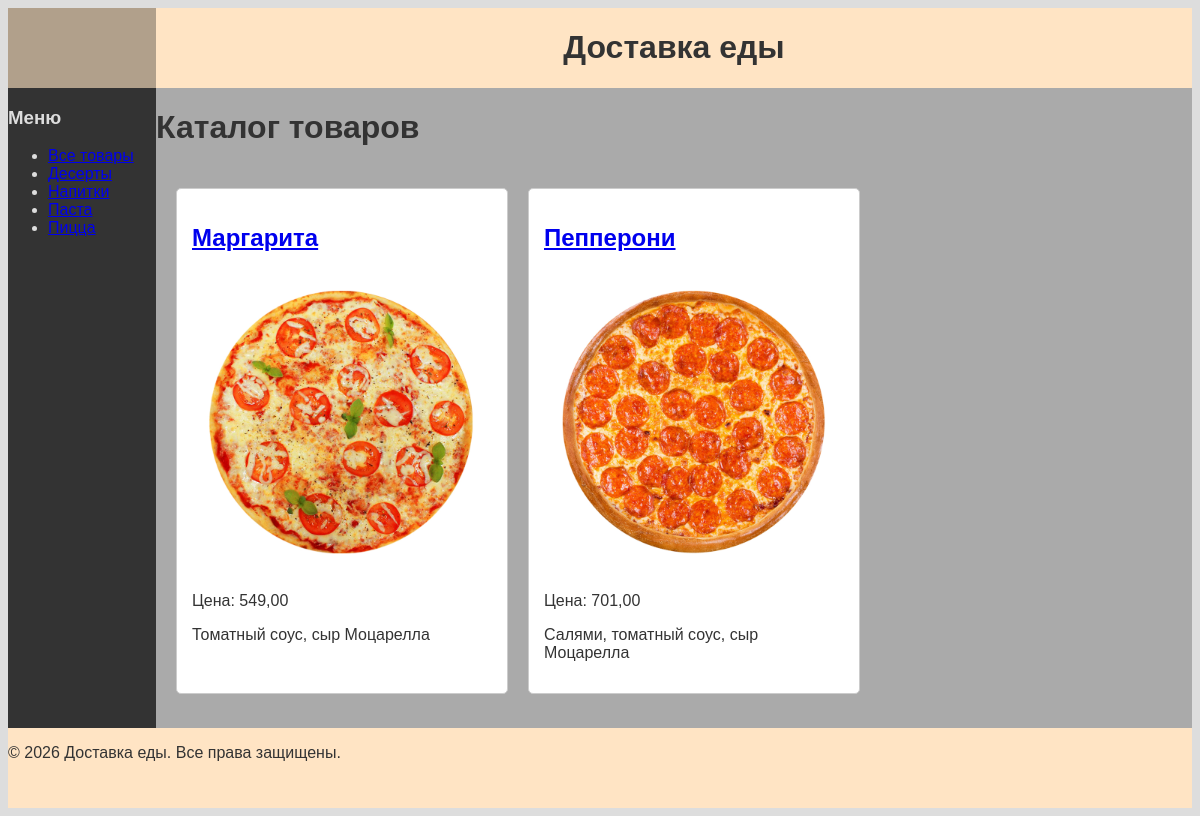
The app's page /pizza/ with its own data.
### catalog/models.py (models this page shows, shortened)
class Category(models.Model):
    name = models.CharField(max_length=64)
    slug = models.SlugField(max_length=64, unique=True, blank=True, null=True)
    class Meta:
        ordering = ['name']
    def get_absolute_url(self):
        return reverse("catalog:product_list_by_category", args=[self.slug])

class Product(models.Model):
    category = models.ForeignKey(Category, related_name='products', on_delete=models.CASCADE)
    name = models.CharField(max_length=128)
    description = models.TextField(blank=True)
    price = models.DecimalField(max_digits=10, decimal_places=2)
    image = models.ImageField(upload_to='products/%Y/%m', blank=True)
    created_at = models.DateTimeField(auto_now_add=True)
    updated_at = models.DateTimeField(auto_now=True)
    in_stock = models.BooleanField(default=True)
    slug = models.SlugField(max_length=128, unique=True, blank=True, null=True)
    class Meta:
        ordering = ['name']
    def get_absolute_url(self):
        return reverse('catalog:product_detail', args=[self.id, self.slug])

### catalog/views.py (the view)
# urls.py: path('', product_list, name="product_list"),
def product_list(request, category_slug=None):
    category = None
    categories = Category.objects.all()
    if category_slug:
        category = get_object_or_404(Category, slug=category_slug)
        products = Product.objects.filter(in_stock=True, category=category).order_by('name')
    else:
        products = Product.objects.filter(in_stock=True).order_by('name')
    return render(request, 'catalog/list.html',
                  context={"products": products,
                           "categories": categories,
                           "category": category})

### catalog/templates/catalog/list.html (shortened to what this page needs)
{% extends 'base.html' %}
{% load static %}
{% block sidebar %}
<h3>Меню</h3>
<ul>
    <li>
        <a href="{% url 'catalog:product_list' %}">Все товары</a>
    </li>
    {% for c in categories %}
        <li>
            <a href="{{ c.get_absolute_url }}">{{ c.name }}</a>
        </li>
    {% endfor %}
</ul>
{% endblock %}
{% block content %}
    <h1>Каталог товаров</h1>
    <div class="product-list">
        {% for product in products %}
            <div class="product">
                <a href="{{ product.get_absolute_url }}"><h2>{{ product.name }}</h2></a>
                <p>
                    <a href="{{ product.get_absolute_url }}">
                        <img src="{{ product.image.url }}" style="width:300px;height:300px">
                    </a>
                </p>
                <p>Цена: {{ product.price }}</p>
                <p>{{ product.description }}</p>
            </div>
        {% endfor %}
    </div>
{% endblock %}

### static/css/style.css (style rules this page uses)
body { background-color: #DDDDDD; color: #333333; font-family: Arial, sans-serif; }
.product-list { display: grid; grid-template-columns: repeat(3, 1fr); gap: 20px; padding: 20px; }
.product { background-color: #FFFFFF; border: 1px solid #CCCCCC; padding: 15px; margin-bottom: 20px; border-radius: 5px; }

### records on screen
Category: name "Десерты"
Category: name "Напитки"
Category: name "Паста"
Category: name "Пицца"
Product: name "Маргарита", image (picture), price "549,00", description "Томатный соус, сыр Моцарелла"
Product: name "Пепперони", image (picture), price "701,00", description "Салями, томатный соус, сыр Моцарелла"
